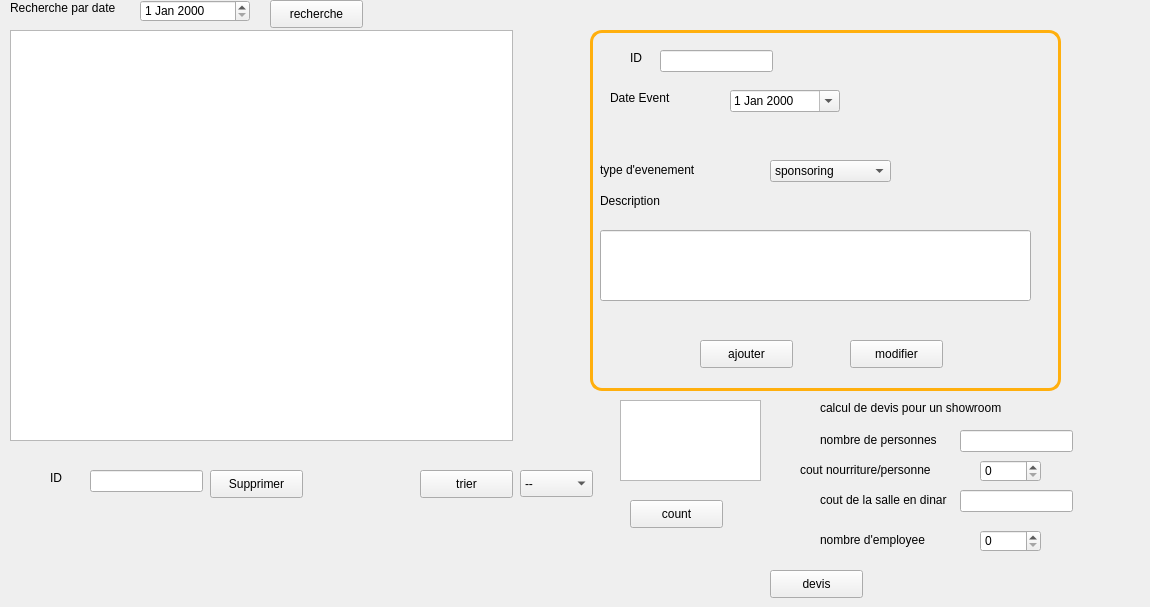
      <widget class="QWidget" name="page_7">
       <widget class="QDateEdit" name="dateEdit_event">
        <property name="geometry">
         <rect>
          <x>730</x>
          <y>90</y>
          <width>110</width>
          <height>22</height>
         </rect>
        </property>
        <property name="calendarPopup">
         <bool>true</bool>
        </property>
       </widget>
       <widget class="QPushButton" name="pb_rechercherE">
        <property name="geometry">
         <rect>
          <x>270</x>
          <y>0</y>
          <width>93</width>
          <height>28</height>
         </rect>
        </property>
        <property name="text">
         <string>recherche</string>
        </property>
       </widget>
       <widget class="QDateEdit" name="dateEdit_Recherche">
        <property name="geometry">
         <rect>
          <x>140</x>
          <y>0</y>
          <width>110</width>
          <height>22</height>
         </rect>
        </property>
       </widget>
       <widget class="QLabel" name="ID_2">
        <property name="geometry">
         <rect>
          <x>630</x>
          <y>50</y>
          <width>56</width>
          <height>16</height>
         </rect>
        </property>
        <property name="text">
         <string>ID</string>
        </property>
       </widget>
       <widget class="QComboBox" name="comboBoxE_2">
        <property name="geometry">
         <rect>
          <x>520</x>
          <y>470</y>
          <width>73</width>
          <height>27</height>
         </rect>
        </property>
        <item>
         <property name="text">
          <string>--</string>
         </property>
        </item>
        <item>
         <property name="text">
          <string>id</string>
         </property>
        </item>
        <item>
         <property name="text">
          <string>DESCRIPTION</string>
         </property>
        </item>
        <item>
         <property name="text">
          <string>type event</string>
         </property>
        </item>
        <item>
         <property name="text">
          <string>date</string>
         </property>
        </item>
       </widget>
       <widget class="QLabel" name="label_9">
        <property name="geometry">
         <rect>
          <x>600</x>
          <y>190</y>
          <width>121</width>
          <height>21</height>
         </rect>
        </property>
        <property name="text">
         <string>Description</string>
        </property>
       </widget>
       <widget class="QPushButton" name="pb_ajouterE">
        <property name="geometry">
         <rect>
          <x>700</x>
          <y>340</y>
          <width>93</width>
          <height>28</height>
         </rect>
        </property>
        <property name="text">
         <string>ajouter</string>
        </property>
       </widget>
       <widget class="QLabel" name="label_10">
        <property name="geometry">
         <rect>
          <x>610</x>
          <y>90</y>
          <width>111</width>
          <height>16</height>
         </rect>
        </property>
        <property name="text">
         <string>Date Event</string>
        </property>
       </widget>
       <widget class="QLabel" name="label_11">
        <property name="geometry">
         <rect>
          <x>600</x>
          <y>160</y>
          <width>151</width>
          <height>20</height>
         </rect>
        </property>
        <property name="text">
         <string>type d'evenement</string>
        </property>
       </widget>
       <widget class="QLabel" name="label_12">
        <property name="geometry">
         <rect>
          <x>10</x>
          <y>0</y>
          <width>131</width>
          <height>16</height>
         </rect>
        </property>
        <property name="text">
         <string>Recherche par date</string>
        </property>
       </widget>
       <widget class="QLabel" name="label_13">
        <property name="geometry">
         <rect>
          <x>50</x>
          <y>470</y>
          <width>56</width>
          <height>16</height>
         </rect>
        </property>
        <property name="text">
         <string>ID </string>
        </property>
       </widget>
       <widget class="QLineEdit" name="lineEdit_idE">
        <property name="geometry">
         <rect>
          <x>660</x>
          <y>50</y>
          <width>113</width>
          <height>22</height>
         </rect>
        </property>
       </widget>
       <widget class="QPushButton" name="pb_triE">
        <property name="geometry">
         <rect>
          <x>420</x>
          <y>470</y>
          <width>93</width>
          <height>28</height>
         </rect>
        </property>
        <property name="text">
         <string>trier</string>
        </property>
       </widget>
       <widget class="QLineEdit" name="lineEdit_idES">
        <property name="geometry">
         <rect>
          <x>90</x>
          <y>470</y>
          <width>113</width>
          <height>22</height>
         </rect>
        </property>
       </widget>
       <widget class="QTableView" name="tabevenement">
        <property name="geometry">
         <rect>
          <x>10</x>
          <y>30</y>
          <width>503</width>
          <height>411</height>
         </rect>
        </property>
       </widget>
       <widget class="QPushButton" name="pb_modifierE">
        <property name="geometry">
         <rect>
          <x>850</x>
          <y>340</y>
          <width>93</width>
          <height>28</height>
         </rect>
        </property>
        <property name="text">
         <string>modifier</string>
        </property>
       </widget>
       <widget class="QComboBox" name="comboBoxE">
        <property name="geometry">
         <rect>
          <x>770</x>
          <y>160</y>
          <width>121</width>
          <height>22</height>
         </rect>
        </property>
        <item>
         <property name="text">
          <string>sponsoring</string>
         </property>
        </item>
        <item>
         <property name="text">
          <string>reunion</string>
         </property>
        </item>
        <item>
         <property name="text">
          <string>nouveauté</string>
         </property>
        </item>
       </widget>
       <widget class="QLineEdit" name="description">
        <property name="geometry">
         <rect>
          <x>600</x>
          <y>230</y>
          <width>431</width>
          <height>71</height>
         </rect>
        </property>
        <property name="text">
         <string/>
        </property>
       </widget>
       <widget class="QPushButton" name="pb_supprimerE">
        <property name="geometry">
         <rect>
          <x>210</x>
          <y>470</y>
          <width>93</width>
          <height>28</height>
         </rect>
        </property>
        <property name="text">
         <string>Supprimer</string>
        </property>
       </widget>
       <widget class="QPushButton" name="pb_count">
        <property name="geometry">
         <rect>
          <x>630</x>
          <y>500</y>
          <width>93</width>
          <height>28</height>
         </rect>
        </property>
        <property name="text">
         <string>count</string>
        </property>
       </widget>
       <widget class="QTableView" name="tableViewcount">
        <property name="geometry">
         <rect>
          <x>620</x>
          <y>400</y>
          <width>141</width>
          <height>81</height>
         </rect>
        </property>
       </widget>
       <widget class="QLabel" name="label_57">
        <property name="geometry">
         <rect>
          <x>590</x>
          <y>30</y>
          <width>471</width>
          <height>361</height>
         </rect>
        </property>
        <property name="styleSheet">
         <string notr="true">background-color: transparent;
border-radius: 12px;
border-color: rgb(255, 175, 14);
	padding: 5px;
border-width: 3px;
border-style: solid ;</string>
        </property>
        <property name="text">
         <string/>
        </property>
       </widget>
       <widget class="QLabel" name="label_82">
        <property name="geometry">
         <rect>
          <x>780</x>
          <y>400</y>
          <width>361</width>
          <height>41</height>
         </rect>
        </property>
        <property name="text">
         <string/>
        </property>
       </widget>
       <widget class="QLabel" name="label_83">
        <property name="geometry">
         <rect>
          <x>820</x>
          <y>400</y>
          <width>221</width>
          <height>16</height>
         </rect>
        </property>
        <property name="text">
         <string>calcul de devis pour un showroom</string>
        </property>
       </widget>
       <widget class="QLabel" name="label_84">
        <property name="geometry">
         <rect>
          <x>820</x>
          <y>430</y>
          <width>131</width>
          <height>20</height>
         </rect>
        </property>
        <property name="text">
         <string>nombre de personnes</string>
        </property>
       </widget>
       <widget class="QPushButton" name="pb_devis">
        <property name="geometry">
         <rect>
          <x>770</x>
          <y>570</y>
          <width>93</width>
          <height>28</height>
         </rect>
        </property>
        <property name="text">
         <string>devis</string>
        </property>
       </widget>
       <widget class="QLabel" name="label_85">
        <property name="geometry">
         <rect>
          <x>820</x>
          <y>490</y>
          <width>131</width>
          <height>20</height>
         </rect>
        </property>
        <property name="text">
         <string>cout de la salle en dinar</string>
        </property>
       </widget>
       <widget class="QLabel" name="label_86">
        <property name="geometry">
         <rect>
          <x>820</x>
          <y>530</y>
          <width>131</width>
          <height>20</height>
         </rect>
        </property>
        <property name="text">
         <string>nombre d'employee</string>
        </property>
       </widget>
       <widget class="QLabel" name="label_87">
        <property name="geometry">
         <rect>
          <x>800</x>
          <y>460</y>
          <width>151</width>
          <height>20</height>
         </rect>
        </property>
        <property name="text">
         <string>cout nourriture/personne</string>
        </property>
       </widget>
       <widget class="QSpinBox" name="nourriture">
        <property name="geometry">
         <rect>
          <x>980</x>
          <y>460</y>
          <width>61</width>
          <height>22</height>
         </rect>
        </property>
       </widget>
       <widget class="QSpinBox" name="nbemployee">
        <property name="geometry">
         <rect>
          <x>980</x>
          <y>530</y>
          <width>61</width>
          <height>22</height>
         </rect>
        </property>
       </widget>
       <widget class="QLineEdit" name="nbpersonne">
        <property name="geometry">
         <rect>
          <x>960</x>
          <y>430</y>
          <width>113</width>
          <height>22</height>
         </rect>
        </property>
       </widget>
       <widget class="QLineEdit" name="salle">
        <property name="geometry">
         <rect>
          <x>960</x>
          <y>490</y>
          <width>113</width>
          <height>22</height>
         </rect>
        </property>
       </widget>
       <widget class="QLabel" name="devis">
        <property name="geometry">
         <rect>
          <x>900</x>
          <y>570</y>
          <width>101</width>
          <height>20</height>
         </rect>
        </property>
        <property name="text">
         <string/>
        </property>
       </widget>
       <zorder>label_57</zorder>
       <zorder>dateEdit_event</zorder>
       <zorder>pb_rechercherE</zorder>
       <zorder>dateEdit_Recherche</zorder>
       <zorder>ID_2</zorder>
       <zorder>comboBoxE_2</zorder>
       <zorder>label_9</zorder>
       <zorder>pb_ajouterE</zorder>
       <zorder>label_10</zorder>
       <zorder>label_11</zorder>
       <zorder>label_12</zorder>
       <zorder>label_13</zorder>
       <zorder>lineEdit_idE</zorder>
       <zorder>pb_triE</zorder>
       <zorder>lineEdit_idES</zorder>
       <zorder>tabevenement</zorder>
       <zorder>pb_modifierE</zorder>
       <zorder>comboBoxE</zorder>
       <zorder>description</zorder>
       <zorder>pb_supprimerE</zorder>
       <zorder>pb_count</zorder>
       <zorder>tableViewcount</zorder>
       <zorder>label_82</zorder>
       <zorder>label_83</zorder>
       <zorder>label_84</zorder>
       <zorder>pb_devis</zorder>
       <zorder>label_85</zorder>
       <zorder>label_86</zorder>
       <zorder>label_87</zorder>
       <zorder>nourriture</zorder>
       <zorder>nbemployee</zorder>
       <zorder>nbpersonne</zorder>
       <zorder>salle</zorder>
       <zorder>devis</zorder>
      </widget>
